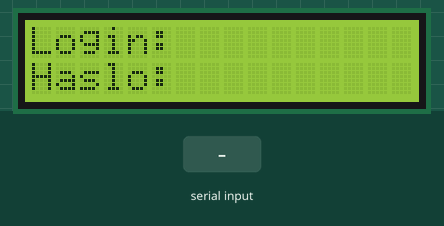
Bench run of a sketch on a simulated Arduino Uno, built with avr-gcc and run on an emulated ATmega328P. On the bench: 16×2 character LCD. The test bench sets the inputs (shaded band).

Above: at 1.2 s.
1.3 s: "1" received over Serial
At 3.0 s:
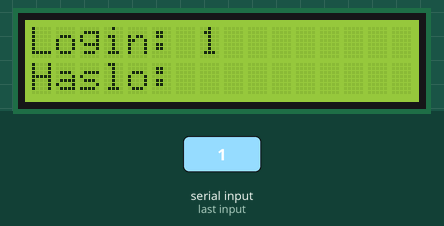
3.8 s: "0" received over Serial
At 11.2 s:
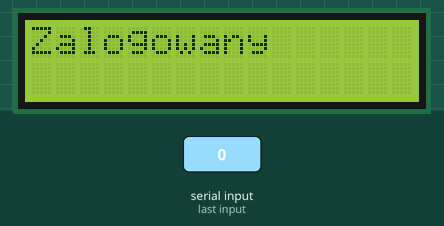
Timing chart, 0 to 12.7 s (numbered marks = the images above; inputs shaded):
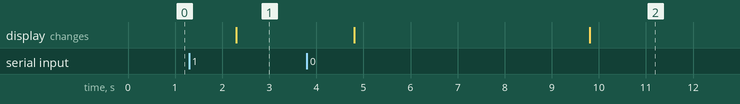

The sketch:

file3.ino
```cpp
#include <LiquidCrystal.h>

LiquidCrystal lcd(4, 5, 6, 7, 8, 9);
String str = "";
int dane;

void setup()
{
    Serial.begin(9600);
    lcd.begin(16, 2);
    lcd.clear();
}

// 1. Login i hasło w dwóch liniach.
// 2. Po wpisaniu 4 liter przeskakuje do hasło.
// 3. Po wpisaniu 4 liter hasła wyświetla "Zalogowany" na kilka sekund.
// 4. Wraca do 1

void loop()
{
    lcd.clear();

    lcd.setCursor(0, 0);
    lcd.print("Login: ");
    lcd.setCursor(0, 1);
    lcd.print("Haslo: ");

    while (Serial.available() == 0)
    {
    }

    while (Serial.available() > 0)
    {
        str = Serial.readString();
    }

    lcd.setCursor(7, 0);
    lcd.print(str);
    while (Serial.available() == 0)
    {
    }

    while (Serial.available() > 0)
    {
        str = Serial.readString();
    }

    lcd.setCursor(7, 1);
    lcd.print(str);

    delay(5000);

    lcd.clear();
    lcd.setCursor(0, 0);
    lcd.print("Zalogowany");

    delay(5000);
}
```

Measured:
- after the input at 1.3 s, the display: changes after 1.0 s (image 1)
- after the input at 3.8 s, the display: first changes after 1.0 s (image 2 shows a later state)
